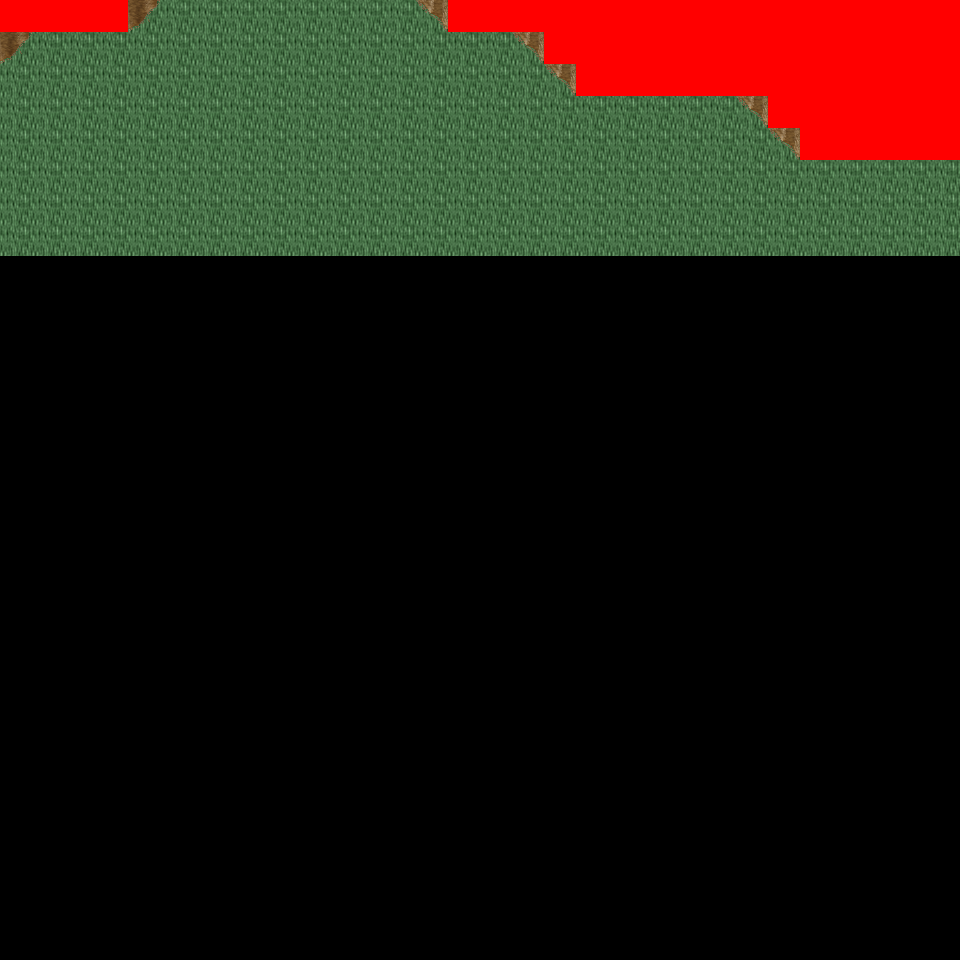

This game map was drawn from its Tiled (.tmx) file and the tilesets committed beside it. A one-line description and the trimmed map source follow:
An orthogonal 30x30 tile map with 32x32 px tiles, 6 tile layers (Ground, Object, Object2, Above, ...), 34 tilesets and 3 objects (3x mapExit).

<map version="1.0" orientation="orthogonal" renderorder="right-down" width="30" height="30" tilewidth="32" tileheight="32" nextobjectid="4">
  <tileset firstgid="1" name="tileset_logic_collision" tilewidth="32" tileheight="32" tilecount="1" columns="1">
    <image source="../drawable/tileset_logic_collision.png" width="32" height="32" />
  </tileset>
  <tileset firstgid="2" name="tileset_ground_ridge_earth_pale" tilewidth="32" tileheight="32" tilecount="96" columns="12">
    <image source="../drawable/tileset_ground_ridge_earth_pale.png" width="384" height="256" />
  </tileset>
  <tileset firstgid="98" name="tileset_ground_ridge_earth_dark" tilewidth="32" tileheight="32" tilecount="96" columns="12">
    <image source="../drawable/tileset_ground_ridge_earth_dark.png" width="384" height="256" />
  </tileset>
  <tileset firstgid="194" name="tileset_ground_ground" tilewidth="32" tileheight="32" tilecount="33" columns="3">
    <image source="../drawable/tileset_ground_ground.png" width="96" height="352" />
  </tileset>
  <tileset firstgid="227" name="tileset_building_castle" tilewidth="32" tileheight="32" tilecount="320" columns="20">
    <image source="../drawable/tileset_building_castle.png" width="640" height="512" />
  </tileset>
  <tileset firstgid="547" name="tileset_ground_water_pool" tilewidth="32" tileheight="32" tilecount="72" columns="3">
    <image source="../drawable/tileset_ground_water_pool.png" width="96" height="768" />
  </tileset>
  <tileset firstgid="619" name="tileset_ground_earth_edges" tilewidth="32" tileheight="32" tilecount="18" columns="6">
    <image source="../drawable/tileset_ground_earth_edges.png" width="192" height="96" />
  </tileset>
  <tileset firstgid="637" name="tileset_ground_grass_corners" tilewidth="32" tileheight="32" tilecount="24" columns="6">
    <image source="../drawable/tileset_ground_grass_corners.png" width="192" height="128" />
  </tileset>
  <tileset firstgid="661" name="tileset_ground_grass_edges" tilewidth="32" tileheight="32" tilecount="36" columns="12">
    <image source="../drawable/tileset_ground_grass_edges.png" width="384" height="96" />
  </tileset>
  <tileset firstgid="697" name="tileset_item_weapon_cannon" tilewidth="32" tileheight="32" tilecount="12" columns="3">
    <image source="../drawable/tileset_item_weapon_cannon.png" width="96" height="128" />
  </tileset>
  <tileset firstgid="709" name="tileset_item_pot_barrels_1" tilewidth="32" tileheight="32" tilecount="8" columns="4">
    <image source="../drawable/tileset_item_pot_barrels_1.png" width="128" height="64" />
  </tileset>
  <tileset firstgid="717" name="tileset_ground_cobbled_paving" tilewidth="32" tileheight="32" tilecount="1" columns="1">
    <image source="../drawable/tileset_ground_cobbled_paving.png" width="32" height="32" />
  </tileset>
  <tileset firstgid="718" name="tileset_ground_rock_pebbles" tilewidth="32" tileheight="32" tilecount="3" columns="1">
    <image source="../drawable/tileset_ground_rock_pebbles.png" width="32" height="96" />
  </tileset>
  <tileset firstgid="721" name="tileset_plant_flower_daisy_blue" tilewidth="32" tileheight="32" tilecount="8" columns="2">
    <image source="../drawable/tileset_plant_flower_daisy_blue.png" width="64" height="128" />
  </tileset>
  <tileset firstgid="729" name="tileset_building_mill" tilewidth="32" tileheight="32" tilecount="30" columns="5">
    <image source="../drawable/tileset_building_mill.png" width="160" height="192" />
  </tileset>
  <tileset firstgid="759" name="tileset_building_windmill_blades" tilewidth="32" tileheight="32" tilecount="144" columns="24">
    <image source="../drawable/tileset_building_windmill_blades.png" width="768" height="192" />
  </tileset>
  <tileset firstgid="903" name="tileset_logic_item_corn" tilewidth="32" tileheight="32" tilecount="5" columns="5">
    <image source="../drawable/tileset_logic_item_corn.png" width="160" height="32" />
  </tileset>
  <tileset firstgid="908" name="tileset_object_scarecrow" tilewidth="32" tileheight="32" tilecount="2" columns="1">
    <image source="../drawable/tileset_object_scarecrow.png" width="32" height="64" />
  </tileset>
  <tileset firstgid="910" name="tileset_object_hay_cart" tilewidth="32" tileheight="32" tilecount="1" columns="1">
    <image source="../drawable/tileset_object_hay_cart.png" width="32" height="32" />
  </tileset>
  <tileset firstgid="911" name="tileset_building_barnyard" tilewidth="32" tileheight="32" tilecount="200" columns="8">
    <image source="../drawable/tileset_building_barnyard.png" width="256" height="800" />
  </tileset>
  <tileset firstgid="1111" name="tileset_furniture_sink_pale_brown_stone" tilewidth="32" tileheight="32" tilecount="4" columns="2">
    <image source="../drawable/tileset_furniture_sink_pale_brown_stone.png" width="64" height="64" />
  </tileset>
  <tileset firstgid="1115" name="tileset_logic_creature_farm_animal" tilewidth="32" tileheight="32" tilecount="12" columns="12">
    <image source="../drawable/tileset_logic_creature_farm_animal.png" width="256" height="64" />
  </tileset>
  <tileset firstgid="1127" name="tileset_plant_tree_fall_trees" tilewidth="32" tileheight="32" tilecount="40" columns="8">
    <image source="../drawable/tileset_plant_tree_fall_trees.png" width="256" height="160" />
  </tileset>
  <tileset firstgid="1167" name="tileset_plant_bush_bush_mult_colored" tilewidth="32" tileheight="32" tilecount="6" columns="3">
    <image source="../drawable/tileset_plant_bush_bush_mult_colored.png" width="96" height="64" />
  </tileset>
  <tileset firstgid="1173" name="tileset_furniture_light_lamp_blue" tilewidth="32" tileheight="32" tilecount="3" columns="1">
    <image source="../drawable/tileset_furniture_light_lamp_blue.png" width="32" height="96" />
  </tileset>
  <tileset firstgid="1176" name="tileset_light_dim_light_7x5" tilewidth="32" tileheight="32" tilecount="35" columns="7">
    <image source="../drawable/tileset_light_dim_light_7x5.png" width="224" height="160" />
  </tileset>
  <tileset firstgid="1211" name="tileset_plant_stump_small_stump" tilewidth="32" tileheight="32" tilecount="4" columns="2">
    <image source="../drawable/tileset_plant_stump_small_stump.png" width="64" height="64" />
  </tileset>
  <tileset firstgid="1215" name="tileset_logic_creature_fowl" tilewidth="32" tileheight="32" tilecount="6" columns="6">
    <image source="../drawable/tileset_logic_creature_fowl.png" width="192" height="32" />
  </tileset>
  <tileset firstgid="1221" name="tileset_logic_creature_rodent" tilewidth="32" tileheight="32" tilecount="8" columns="8">
    <image source="../drawable/tileset_logic_creature_rodent.png" width="256" height="32" />
  </tileset>
  <tileset firstgid="1229" name="tileset_plant_bushes_and_trees" tilewidth="32" tileheight="32" tilecount="144" columns="16">
    <image source="../drawable/tileset_plant_bushes_and_trees.png" width="512" height="289" />
  </tileset>
  <tileset firstgid="1373" name="tileset_plant_bush_leafy" tilewidth="32" tileheight="32" tilecount="48" columns="8">
    <image source="../drawable/tileset_plant_bush_leafy.png" width="256" height="192" />
  </tileset>
  <tileset firstgid="1421" name="tileset_plant_bush_bush_pinks" tilewidth="32" tileheight="32" tilecount="4" columns="2">
    <image source="../drawable/tileset_plant_bush_bush_pinks.png" width="64" height="64" />
  </tileset>
  <tileset firstgid="1425" name="tileset_plant_bush_berried" tilewidth="32" tileheight="32" tilecount="60" columns="5">
    <image source="../drawable/tileset_plant_bush_berried.png" width="160" height="384" />
  </tileset>
  <tileset firstgid="1485" name="tileset_ground_ground_3" tilewidth="32" tileheight="32" tilecount="5" columns="5">
    <image source="../drawable/tileset_ground_ground_3.png" width="160" height="32" />
  </tileset>
  <layer name="Ground" width="30" height="30">
    <data>[900 cells, 240 non-empty, 3 distinct tile ids]</data>
  </layer>
  <layer name="Object" width="30" height="30">
    <data>[900 cells, 52 non-empty, 11 distinct tile ids]</data>
  </layer>
  <layer name="Object2" width="30" height="30">
    <data>[900 cells, 6 non-empty, 3 distinct tile ids]</data>
  </layer>
  <layer name="Above" width="30" height="30">
    <data>[900 cells, 0 non-empty, 0 distinct tile ids]</data>
  </layer>
  <layer name="Above2" width="30" height="30">
    <data>[900 cells, 0 non-empty, 0 distinct tile ids]</data>
  </layer>
  <layer name="Walkable" width="30" height="30">
    <data>[900 cells, 56 non-empty, 1 distinct tile ids]</data>
  </layer>
  <objectgroup name="MapEvents">
    <object id="1" name="north" type="mapExit" x="128" y="0" width="320" height="32">
      <properties>
        <property name="map" value="level_0_x53_y79" />
        <property name="x" value="4" />
        <property name="y" value="28" />
      </properties>
    </object>
    <object id="2" name="west" type="mapExit" x="0" y="32" width="32" height="928">
      <properties>
        <property name="map" value="level_0_x52_y80" />
        <property name="x" value="28" />
        <property name="y" value="1" />
      </properties>
    </object>
    <object id="3" name="east" type="mapExit" x="928" y="160" width="32" height="800">
      <properties>
        <property name="map" value="level_0_x54_y80" />
        <property name="x" value="1" />
        <property name="y" value="5" />
      </properties>
    </object>
  </objectgroup>
</map>
